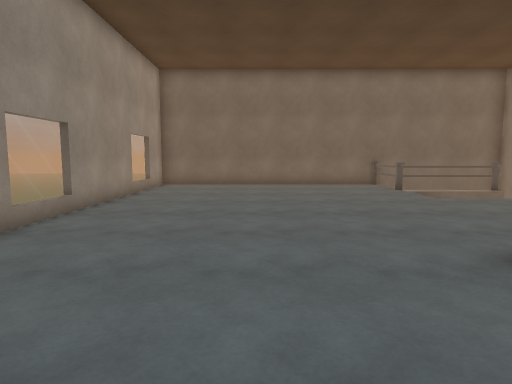
view 1 (above)

16 first-person views from a walk through a 3-D level made in the Unity game engine. The camera is 1.3 m above the floor, tilts 6° down and sees 75° across. The floor is counted in squares, 1 m on a side. Each view is taken from the middle of a square. On the plan, view 1 faces up. The plan holds only what a view shows up to about 14 squares ahead; the rest is blank. The place goes on beyond the plan. The player is left out. Some animated figures are left out. Door leaves are left out, so doorways stand open. Some surface patterns are stand-ins.

view 2
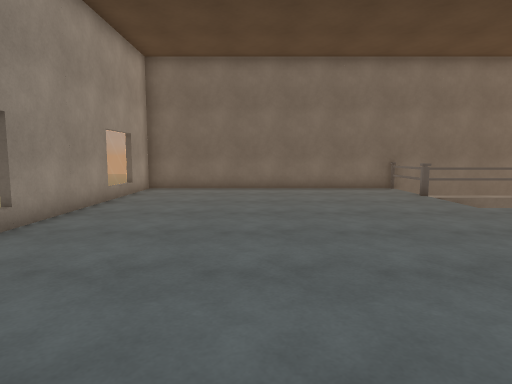

view 3
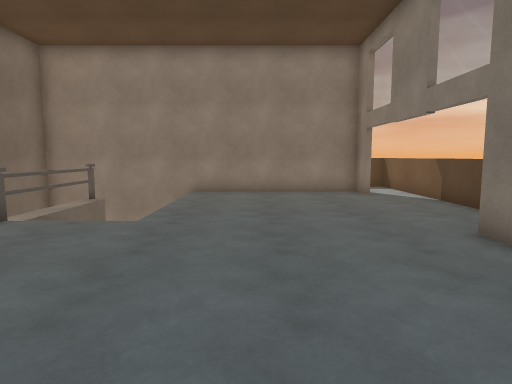

view 4
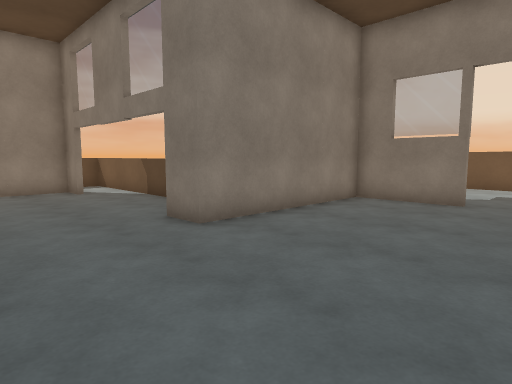

view 5
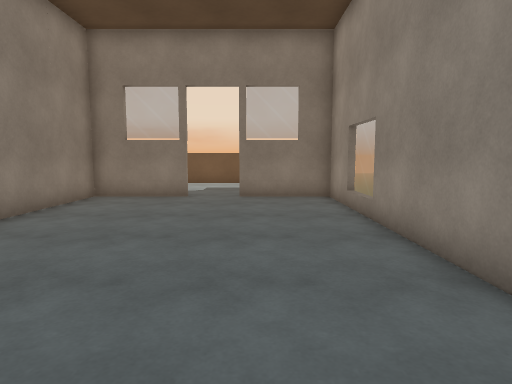

view 6
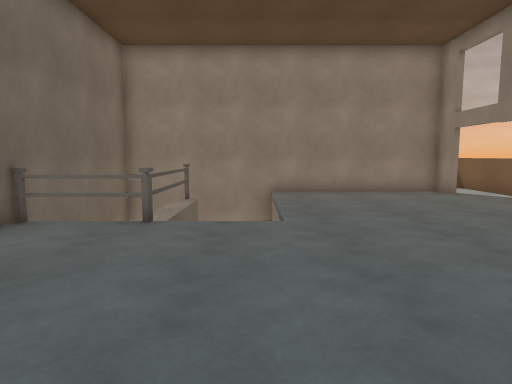

view 7
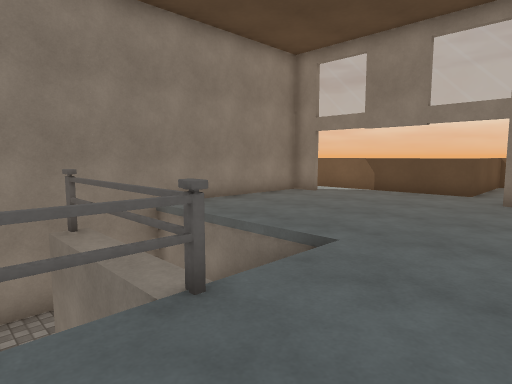

view 8
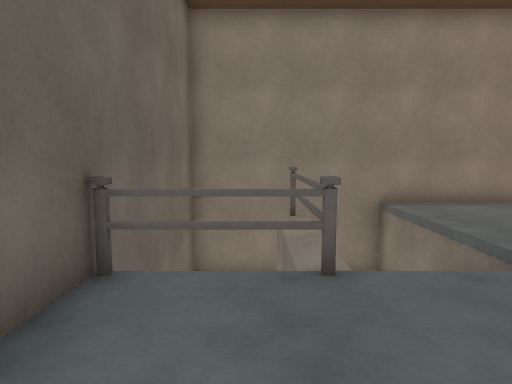

view 9
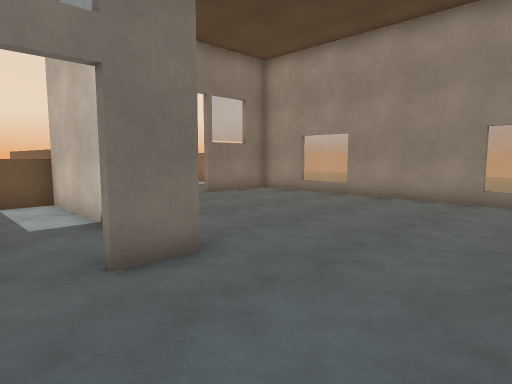

view 10
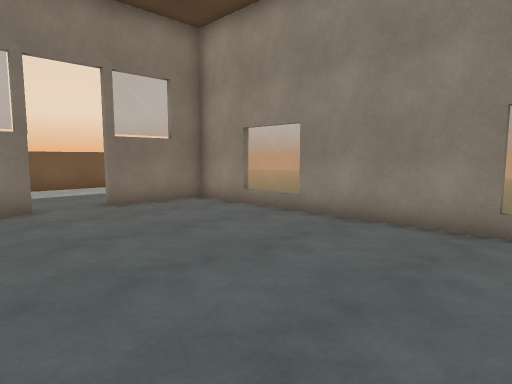

view 11
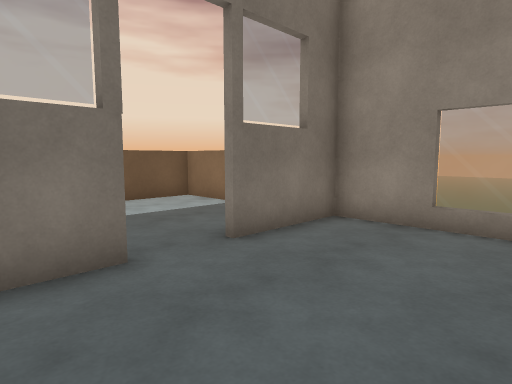

view 12
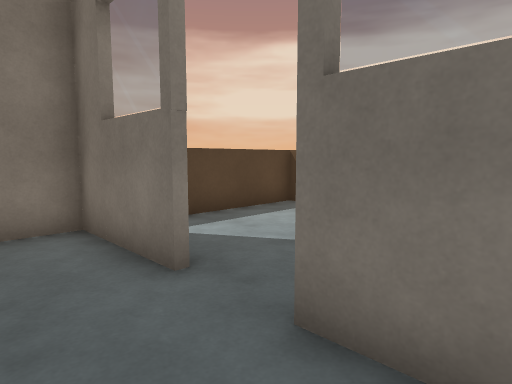

view 13
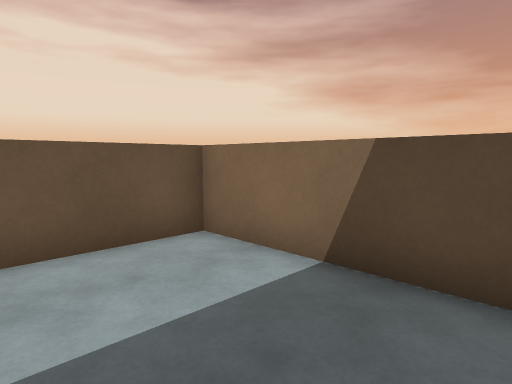

view 14
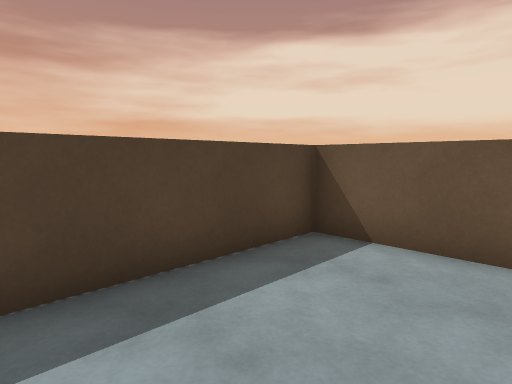

view 15
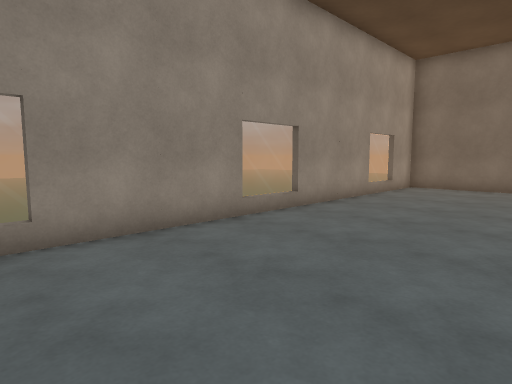

view 16
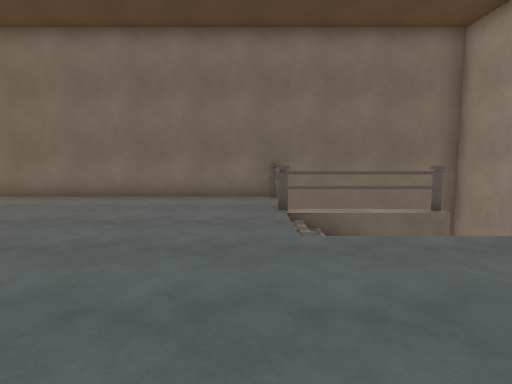

### Floor plan
Key: @ floor where view 1 was taken; # wall or solid block; . main floor; - floor 2.25 m lower than the main floor; / step, stairs or slope; D open door; = window, fence, low wall or low ledge; v drop or lower ground; O other object.
Columns run from 5 left of view 1 to 13 right of it. Each row starts with its distance up from view 1.
 16  ##########   ####
 15 #..........      #
 14 =..........////--#
 13  ..........O#=#--#
 12 #........../     #
 11 #........../     #
 10 #................#
  9 #................#
  8 =................#
  7 =................#
  6 #................#
  5 #................#
  4 #.......##......##
  3 #.......#..........
  2 =.......#..========
  1 =.......#..=
  0 #....@..#..=
 -1 #.......#..=
 -2  ###..###==#
 -3 #.......#
 -4 #......DD
 -5 #.......#
 -6 #.......#v
 -7 #.......#v
 -8  ########v

Where each view was taken, in squares from view 1:
view 1: 0 up, 0 right, facing up
view 2: 2 up, 0 right, facing up
view 3: 8 up, 1 left, facing right
view 4: 8 up, 2 left, facing down-right
view 5: 9 up, 2 left, facing down
view 6: 11 up, 1 left, facing right
view 7: 15 up, 3 right, facing down-right
view 8: 14 up, 2 right, facing right
view 9: 8 up, 6 right, facing down-left
view 10: 7 up, 2 right, facing down-left
view 11: 2 up, 2 right, facing down-left
view 12: 0 up, 3 left, facing down-right
view 13: 3 down, 1 left, facing down-left
view 14: 3 down, 0 right, facing down-right
view 15: 1 up, 1 right, facing up-left
view 16: 5 up, 5 right, facing up
